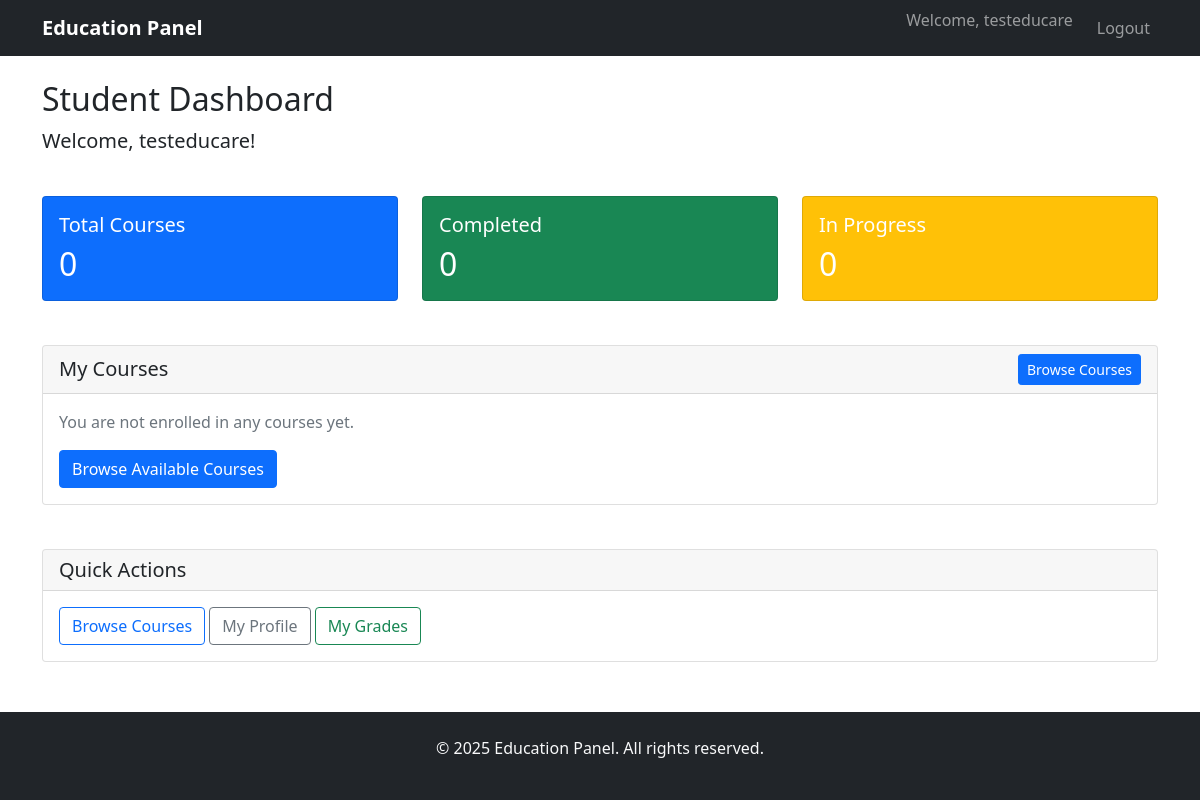
/students/dashboard/ (signed in), run on an earlier commit of the app's database.
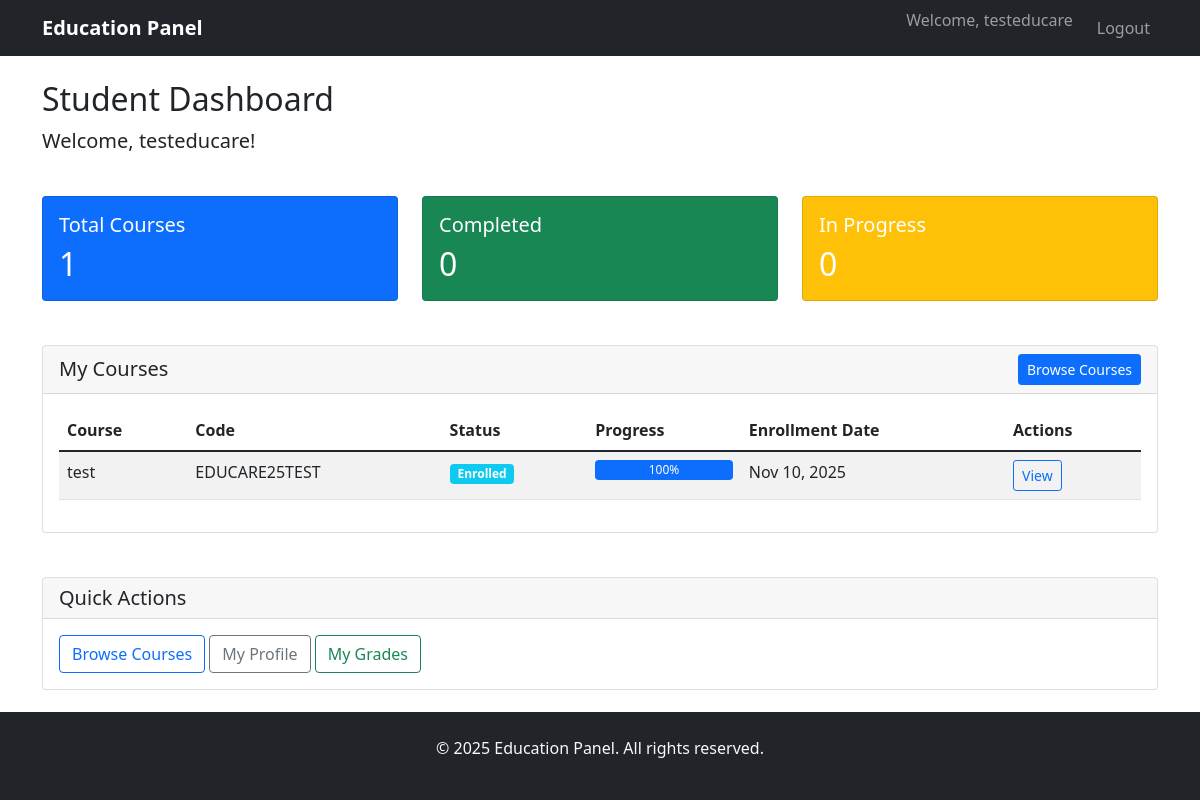
And on a later commit of the database.
### apps/accounts/models.py (models this page shows, shortened)
class User(AbstractUser):
    ROLE_CHOICES = (
        ('admin', 'Admin'),
        ('teacher', 'Teacher'),
        ('student', 'Student'),
    )
    role = models.CharField(max_length=20, choices=ROLE_CHOICES, default='teacher')
    phone = models.CharField(max_length=15, blank=True)
    profile_picture = models.ImageField(upload_to='profile_pictures/', blank=True)
    date_joined = models.DateTimeField(auto_now_add=True)
    is_approved = models.BooleanField(default=False)  # For teacher approval

### apps/students/models.py (models this page shows, shortened)
class Enrollment(models.Model):
    STATUS_CHOICES = (
        ('pending', 'Pending Payment'),
        ('enrolled', 'Enrolled'),
        ('in_progress', 'In Progress'),
        ('completed', 'Completed'),
        ('dropped', 'Dropped'),
        ('cancelled', 'Cancelled'),
    )
    student = models.ForeignKey(User, on_delete=models.CASCADE)
    course = models.ForeignKey('courses.Course', on_delete=models.CASCADE)
    enrollment_date = models.DateTimeField(auto_now_add=True)
    status = models.CharField(max_length=20, choices=STATUS_CHOICES, default='pending')
    completion_date = models.DateTimeField(null=True, blank=True)
    progress = models.IntegerField(default=0)
    final_grade = models.DecimalField(max_digits=5, decimal_places=2, null=True, blank=True)
    certificate_issued = models.BooleanField(default=False)
    certificate_issue_date = models.DateTimeField(null=True, blank=True)
    class Meta:
        app_label = 'students'
        unique_together = ['student', 'course']

### apps/courses/models.py (models this page shows, shortened)
class Course(models.Model):
    LEVEL_CHOICES = (
        ('beginner', 'Beginner'),
        ('intermediate', 'Intermediate'),
        ('advanced', 'Advanced'),
    )
    STATUS_CHOICES = (
        ('draft', 'Draft'),
        ('published', 'Published'),
        ('archived', 'Archived'),
    )
    title = models.CharField(max_length=200)
    subtitle = models.CharField(max_length=300, blank=True)
    description = models.TextField()
    code = models.CharField(max_length=20, unique=True)
    category = models.ForeignKey(Category, on_delete=models.SET_NULL, null=True, blank=True)
    credits = models.IntegerField(default=3)
    level = models.CharField(max_length=20, choices=LEVEL_CHOICES, default='beginner')
    duration_weeks = models.IntegerField(default=12)
    price = models.DecimalField(max_digits=8, decimal_places=2, default=0.00)
    discount_price = models.DecimalField(max_digits=8, decimal_places=2, null=True, blank=True)
    thumbnail = models.ImageField(upload_to='course_thumbnails/', blank=True)
    video_intro = models.FileField(upload_to='course_intros/', blank=True)
    is_featured = models.BooleanField(default=False)
    status = models.CharField(max_length=20, choices=STATUS_CHOICES, default='draft')
    created_by = models.ForeignKey(User, on_delete=models.CASCADE, limit_choices_to={'role': 'teacher'})
    created_at = models.DateTimeField(auto_now_add=True)
    updated_at = models.DateTimeField(auto_now=True)
    requirements = models.TextField(blank=True)
    learning_outcomes = models.TextField(blank=True)
    class Meta:
        app_label = 'courses'
        ordering = ['-created_at']

### apps/students/views.py (the view)
# urls.py: path('dashboard/', views.student_dashboard, name='student_dashboard'),
@login_required
def student_dashboard(request):
    if request.user.role != 'student':
        messages.error(request, 'Access denied.')
        return redirect('home')
    enrollments = Enrollment.objects.filter(student=request.user)
    total_courses = enrollments.count()
    completed_courses = enrollments.filter(status='completed').count()
    in_progress_courses = enrollments.filter(status='in_progress').count()
    context = {
        'enrollments': enrollments,
        'total_courses': total_courses,
        'completed_courses': completed_courses,
        'in_progress_courses': in_progress_courses,
    }
    return render(request, 'students/dashboard.html', context)

### templates/students/dashboard.html (shortened to what this page needs)
{% extends 'base.html' %}
{% block content %}
<div class="row">
    <div class="col-md-12">
        <h2>Student Dashboard</h2>
        <p class="lead">Welcome, {{ user.username }}!</p>
    </div>
</div>
<div class="row mt-4">
    <div class="col-md-4">
        <div class="card text-white bg-primary">
            <div class="card-body">
                <h5 class="card-title">Total Courses</h5>
                <h2 class="card-text">{{ total_courses }}</h2>
            </div>
        </div>
    </div>
    <div class="col-md-4">
        <div class="card text-white bg-success">
            <div class="card-body">
                <h5 class="card-title">Completed</h5>
                <h2 class="card-text">{{ completed_courses }}</h2>
            </div>
        </div>
    </div>
    <div class="col-md-4">
        <div class="card text-white bg-warning">
            <div class="card-body">
                <h5 class="card-title">In Progress</h5>
                <h2 class="card-text">{{ in_progress_courses }}</h2>
            </div>
        </div>
    </div>
</div>
<div class="row mt-4">
    <div class="col-md-12">
        <div class="card">
            <div class="card-header d-flex justify-content-between align-items-center">
                <h5 class="card-title mb-0">My Courses</h5>
              <a href="#" class="btn btn-primary btn-sm" onclick="alert('Course browsing coming soon!')">Browse Courses</a>
            </div>
            <div class="card-body">
                {% if enrollments %}
                    <div class="table-responsive">
                        <table class="table table-striped">
                            <thead>
                                <tr>
                                    <th>Course</th>
                                    <th>Code</th>
                                    <th>Status</th>
                                    <th>Progress</th>
                                    <th>Enrollment Date</th>
                                    <th>Actions</th>
                                </tr>
                            </thead>
                            <tbody>
                                {% for enrollment in enrollments %}
                                <tr>
                                    <td>{{ enrollment.course.title }}</td>
                                    <td>{{ enrollment.course.code }}</td>
                                    <td>
                                        <span class="badge
                                            {% if enrollment.status == 'completed' %}bg-success
                                            {% elif enrollment.status == 'in_progress' %}bg-warning
                                            {% else %}bg-info{% endif %}">
                                            {{ enrollment.status|title }}
                                        </span>
                                    </td>
                                    <td>
                                        <div class="progress" style="height: 20px;">
                                            <div class="progress-bar" role="progressbar"
                                                 style="width: {{ enrollment.progress }}%;"
                                                 aria-valuenow="{{ enrollment.progress }}"
                                                 aria-valuemin="0" aria-valuemax="100">
                                                {{ enrollment.progress }}%
                                            </div>
                                        </div>
                                    </td>
                                    <td>{{ enrollment.enrollment_date|date:"M d, Y" }}</td>
                                    <td>
                                        <a href="{% url 'course_detail' enrollment.course.id %}"
                                           class="btn btn-sm btn-outline-primary">View</a>
                                    </td>
                                </tr>
                                {% endfor %}
                            </tbody>
                        </table>
                    </div>
                {% else %}
                    <p class="text-muted">You are not enrolled in any courses yet.</p>
                    <a href="{% url 'student_courses' %}" class="btn btn-primary">Browse Available Courses</a>
                {% endif %}
            </div>
        </div>
    </div>
</div>
<div class="row mt-4">
    <div class="col-md-12">
        <div class="card">
            <div class="card-header">
                <h5 class="card-title mb-0">Quick Actions</h5>
            </div>
            <div class="card-body">
                <a href="{% url 'student_courses' %}" class="btn btn-outline-primary">Browse Courses</a>
                <a href="{% url 'student_profile' %}" class="btn btn-outline-secondary">My Profile</a>
                <a href="{% url 'student_grades' %}" class="btn btn-outline-success">My Grades</a>
            </div>
        </div>
    </div>
</div>
{% endblock %}

### templates/base.html (shortened to what this page needs)
<!DOCTYPE html>
<html lang="en">
<head>
    <link href="https://cdn.jsdelivr.net/npm/bootstrap@5.1.3/dist/css/bootstrap.min.css" rel="stylesheet">
</head>
<body>
    <nav class="navbar navbar-expand-lg navbar-dark bg-dark">
        <div class="container">
            <a class="navbar-brand" href="{% url 'home' %}">Education Panel</a>
            <div class="collapse navbar-collapse" id="navbarNav">
                <ul class="navbar-nav ms-auto">
                    {% if user.is_authenticated %}
                        <li class="nav-item">
                            <span class="navbar-text me-3">
                                Welcome, {{ user.username }}
                            </span>
                        </li>
                        <li class="nav-item">
                            <a class="nav-link" href="{% url 'logout' %}">Logout</a>
                        </li>
                    {% endif %}
                </ul>
            </div>
        </div>
    </nav>
    <main class="flex-grow-content">
        <div class="container mt-4">
            {% block content %}
            {% endblock %}
        </div>
    </main>
    <footer class="bg-dark text-light">
        <div class="container py-4">
            <div class="text-center">
                <p>&copy; 2025 Education Panel. All rights reserved.</p>
            </div>
        </div>
    </footer>
</body>
</html>

### templates/base.html (style rules this page uses)
.navbar-brand { font-weight: bold; }
.card { margin-bottom: 20px; }
html, body { height: 100%; margin: 0; }
body { display: flex; flex-direction: column; }
.flex-grow-content { flex-grow: 1; }

What changed in the data, as far as the page shows it:
added Enrollment: course "test", course.code "EDUCARE25TEST", status "Enrolled", progress "100", enrollment_date "Nov 10, 2025"
Also different on the page:
{{ total_courses }}: "0" → "1"
text no longer shown: "You are not enrolled in any courses yet. Browse Available Courses"
text now shown: "Course Code Status Progress Enrollment Date Actions"
